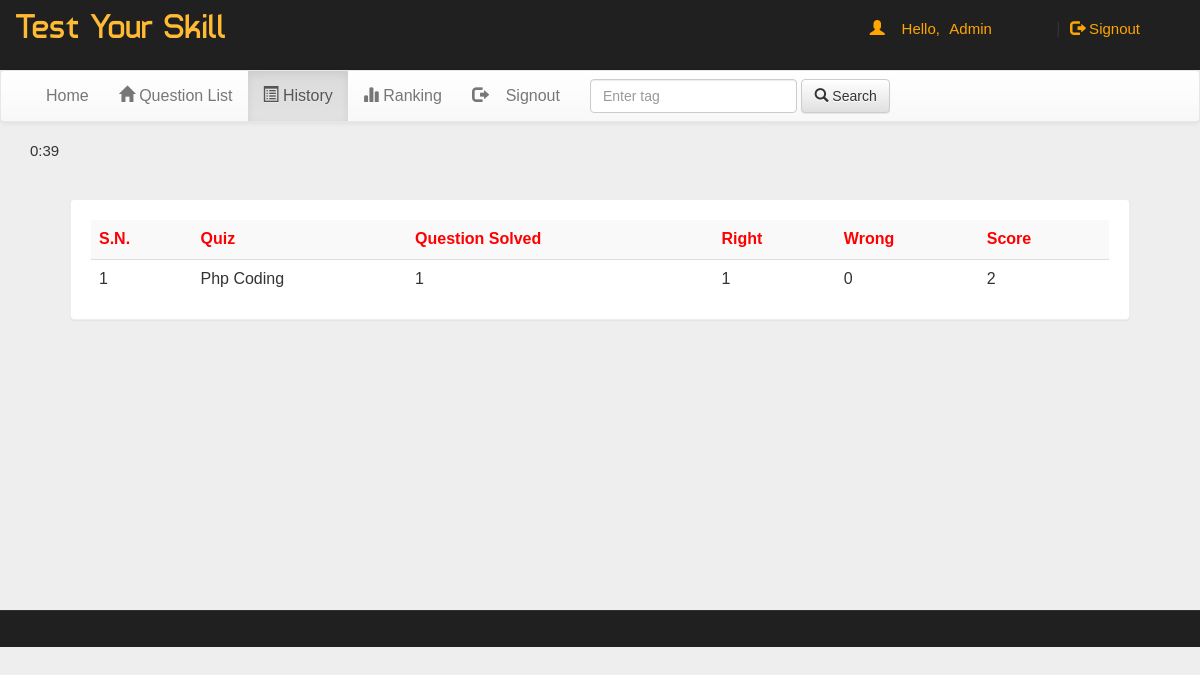
/admin/account.php?q=2 (signed in), run on an earlier commit of the app's database.
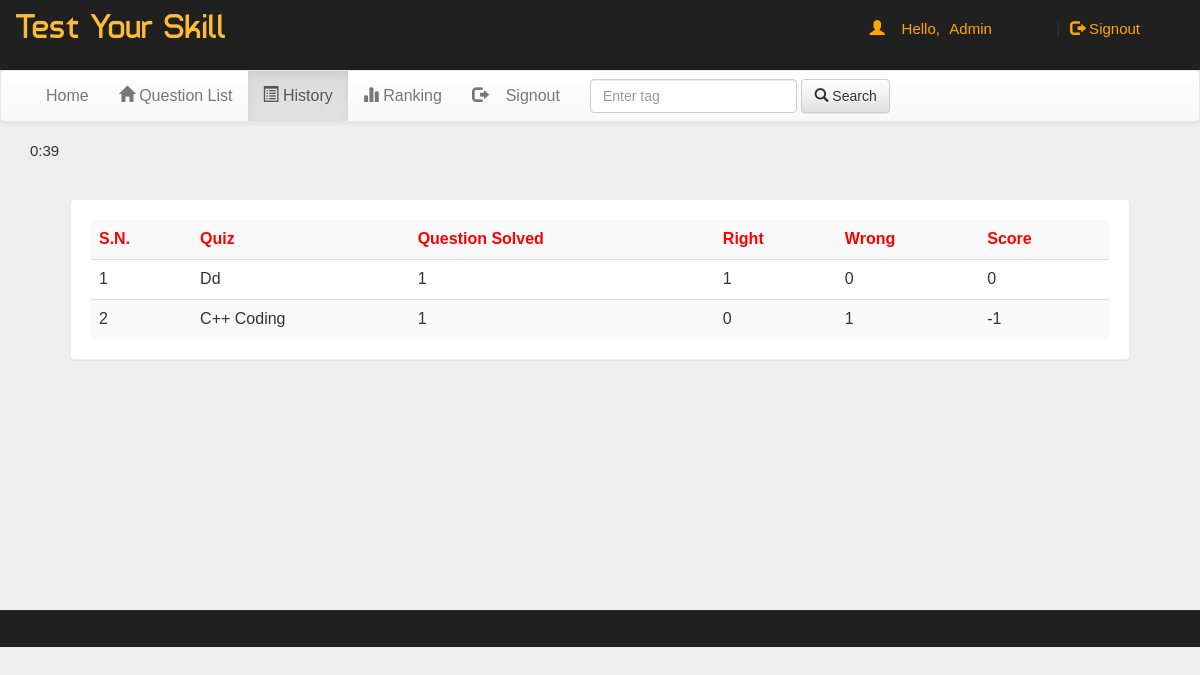
And on a later commit of the database.
### tables this page shows
CREATE TABLE `history` (
  `email` varchar(50) NOT NULL,
  `eid` text NOT NULL,
  `score` int(11) NOT NULL,
  `level` int(11) NOT NULL,
  `sahi` int(11) NOT NULL,
  `wrong` int(11) NOT NULL,
  `date` timestamp NOT NULL DEFAULT current_timestamp() ON UPDATE current_timestamp()
);

CREATE TABLE `quiz` (
  `eid` text NOT NULL,
  `title` varchar(100) NOT NULL,
  `sahi` int(11) NOT NULL,
  `wrong` int(11) NOT NULL,
  `total` int(11) NOT NULL,
  `time` bigint(20) NOT NULL,
  `intro` text NOT NULL,
  `tag` varchar(100) NOT NULL,
  `date` timestamp NOT NULL DEFAULT current_timestamp() ON UPDATE current_timestamp()
);

### admin/account.php (the view, shortened to what this page needs)
  <!DOCTYPE html PUBLIC "-//W3C//DTD XHTML 1.0 Transitional//EN" "http://www.w3.org/TR/xhtml1/DTD/xhtml1-transitional.dtd">
  <html xmlns="http://www.w3.org/1999/xhtml">
  <head>
  <link  rel="stylesheet" href="css/bootstrap.min.css"/>
  <link  rel="stylesheet" href="css/bootstrap-theme.min.css"/>
  <link rel="stylesheet" href="css/main.css">
  <link  rel="stylesheet" href="css/font.css">
  </head>
  <body>
  <div class="header">
  <div class="row">
  <div class="col-lg-6">
  <span class="logo">Test Your Skill</span></div>
  <div class="col-md-4 col-md-offset-2">
      <?php
      include_once 'dbConnection.php';
        if(!(isset($_SESSION['email']))){
      header("location:index.php");
      }
      else
      {
      $name = $_SESSION['name'];
      $email=$_SESSION['email'];
      echo '<span class="pull-right top title1" ><span class="log1"><span class="glyphicon glyphicon-user" aria-hidden="true"></span>&nbsp;&nbsp;&nbsp;&nbsp;Hello,</span> <a href="account.php?q=1" class="log log1">'.$name.'</a>&nbsp;|&nbsp;<a href="logout.php?q=account.php" class="log"><span class="glyphicon glyphicon-log-out" aria-hidden="true"></span>&nbsp;Signout</button></a></span>';
      }?>
  </div>
  </div></div>
  <div class="bg">
  <nav class="navbar navbar-default title1">
    <div class="container-fluid">
      <div class="navbar-header">
        <a class="navbar-brand" href="#"><b></b></a>
      </div>
      <div class="collapse navbar-collapse" id="bs-example-navbar-collapse-1">
        <ul class="nav navbar-nav">
          <li><a href="../index.php"><span></span>Home<span class="sr-only"></span></a></li>
          <li <?php if(@$_GET['q']==1) echo'class="active"'; ?> ><a href="account.php?q=1"><span class="glyphicon glyphicon-home" aria-hidden="true"></span>&nbsp;Question List<span class="sr-only">(current)</span></a></li>
          <li <?php if(@$_GET['q']==2) echo'class="active"'; ?>><a href="account.php?q=2"><span class="glyphicon glyphicon-list-alt" aria-hidden="true"></span>&nbsp;History</a></li>
      <li <?php if(@$_GET['q']==3) echo'class="active"'; ?>><a href="account.php?q=3"><span class="glyphicon glyphicon-stats" aria-hidden="true"></span>&nbsp;Ranking</a></li>
      <li class="pull-right"> <a href="logout.php?q=account.php"><span class="glyphicon glyphicon-log-out" aria-hidden="true"></span>&nbsp;&nbsp;&nbsp;&nbsp;Signout</a></li>
    </ul>
              <form class="navbar-form navbar-left" role="search">
          <div class="form-group">
            <input type="text" class="form-control" placeholder="Enter tag ">
          </div>
          <button type="submit" class="btn btn-default"><span class="glyphicon glyphicon-search" aria-hidden="true"></span>&nbsp;Search</button>
        </form>
        </div>
    </div>
  </nav>
  <div class="container">
  <div class="row">
  <div class="col-md-12">
  <span id="countdown" class="timer"></span>
  <?php
  if(@$_GET['q']== 2)
  {
  $q=mysqli_query($con,"SELECT * FROM history WHERE email='$email' ORDER BY date DESC " )or die('Error197');
  echo  '<div class="panel title">
  <table class="table table-striped title1" >
  <tr style="color:red"><td><b>S.N.</b></td><td><b>Quiz</b></td><td><b>Question Solved</b></td><td><b>Right</b></td><td><b>Wrong<b></td><td><b>Score</b></td>';
  $c=0;
  while($row=mysqli_fetch_array($q) )
  {
  $eid=$row['eid'];
  $s=$row['score'];
  $w=$row['wrong'];
  $r=$row['sahi'];
  $qa=$row['level'];
  $q23=mysqli_query($con,"SELECT title FROM quiz WHERE  eid='$eid' " )or die('Error208');
  while($row=mysqli_fetch_array($q23) )
  {
  $title=$row['title'];
  }
  $c++;
  echo '<tr><td>'.$c.'</td><td>'.$title.'</td><td>'.$qa.'</td><td>'.$r.'</td><td>'.$w.'</td><td>'.$s.'</td></tr>';
  }
  echo'</table></div>';
  }
?>
</div></div></div></div>
<div class="row footer">
<div class="col-md-3 box">
</div>
<div class="col-md-3 box">
<div class="col-md-3 box">
</div>
<div class="col-md-3 box">
</body>
</html>

### admin/css/main.css (style rules this page uses)
body { overflow-x:hidden; width:100%; font: 15px "Century Gothic", "Times Roman", sans-serif; background:#eee; min-height:550px; background-attachment:fixed; }
.bg { min-height:540px; }
.panel { border-color:#eee; margin:40px; padding:20px; font: 15px "Century Gothic", "Times Roman", sans-serif; }
.title { font-family:'typo'; }
.header { background:#202020; height:70px; }
.logo { font-family:'typo'; font-size:35px; color:#ffbb33; margin:15px; }
.title1 { font: 16px "Century Gothic", "Times Roman", sans-serif; }
.footer { font-size:15px; text-align:center; border-top:1px solid; border-color:#323232; background-color:#202020; }
.box { padding:9px; }
.top { margin-top:20px; }
.log1 { font: 15px 'Ubuntu', sans-serif; color:orange; margin-left:10px; }
.log { margin:10px; margin-right:60px; margin-left:5px; color:orange; text-decoration:none; font-size:20px; font-size:15px; }

What changed in the data, as far as the page shows it:
removed history: eid.title "Php Coding", level "1", sahi "1", wrong "0", score "2"
added history: eid.title "Dd", level "1", sahi "1", wrong "0", score "0"
added history: eid.title "C++ Coding", level "1", sahi "0", wrong "1", score "-1"
